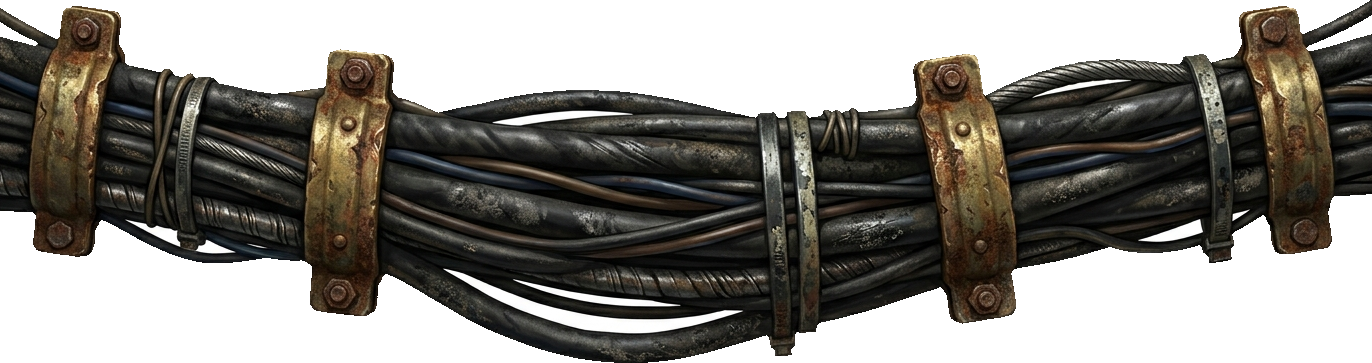
#> input picture fundo_ferro_standalone/assets/pipes/cabos_eletricos_industrial_v1.png, 1372 x 363 px, given in place of passarela_travessia_v1_1791341778952.jpg, which was not available
$ python gerar_passarela_final.py
#> lines starting #> are read from the running program, lines starting #| are printed output that depends on the picture; after the words box and inside, x2 and y2 are one past the last pixel; in counts of white or black regions, pixels touching at a corner belong together; pictures that were not available may be replaced by others from this repository, and a replacement may not be noted
import os
import shutil
import numpy as np
from PIL import Image, ImageFilter
from scipy.ndimage import binary_erosion, binary_fill_holes, label

ROOTS = [
    r"c:\Users\Usuario\Documents\jogo\fundo_ferro_standalone\assets\pipes",
    r"c:\Users\Usuario\Documents\jogo\assets\pipes",
]

src_path = r"C:\Users\Usuario\.gemini\antigravity\brain\24487463-0c7d-44b2-91e8-4982c2631f5b\passarela_travessia_v1_1791341778952.jpg"
im = Image.open(src_path).convert("RGBA")
#> im is the input picture: PIL image 1372x363 RGBA; mean R, G, B, A 136.6, 133.5, 128, 150.9
arr = np.array(im, dtype=np.float32)
r, g, b, a = arr[:, :, 0], arr[:, :, 1], arr[:, :, 2], arr[:, :, 3]
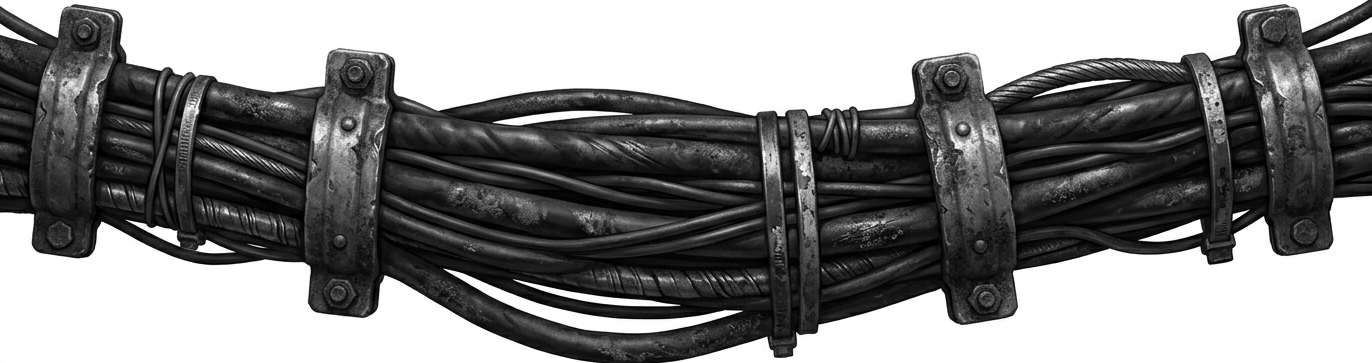
#> g: shape (363, 1372) float32; min 0, max 255, mean 133.5
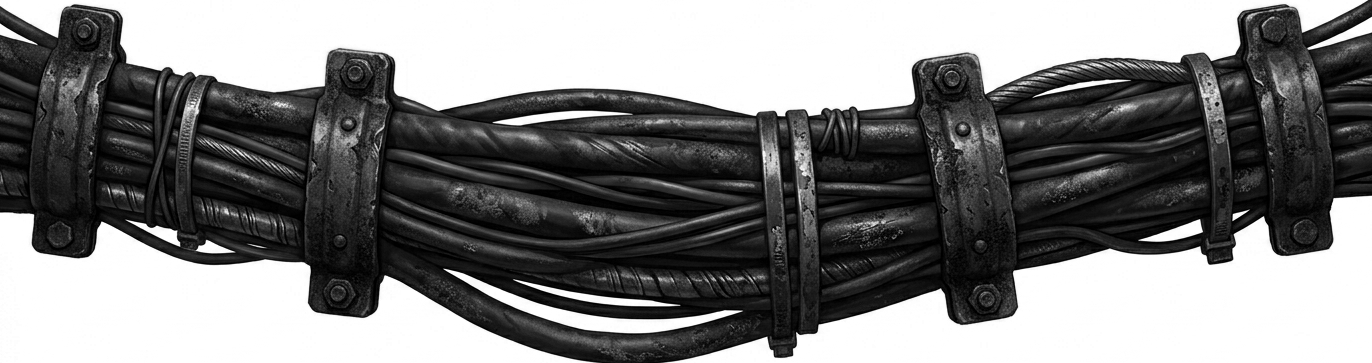
#> b: shape (363, 1372) float32; min 0, max 255, mean 128
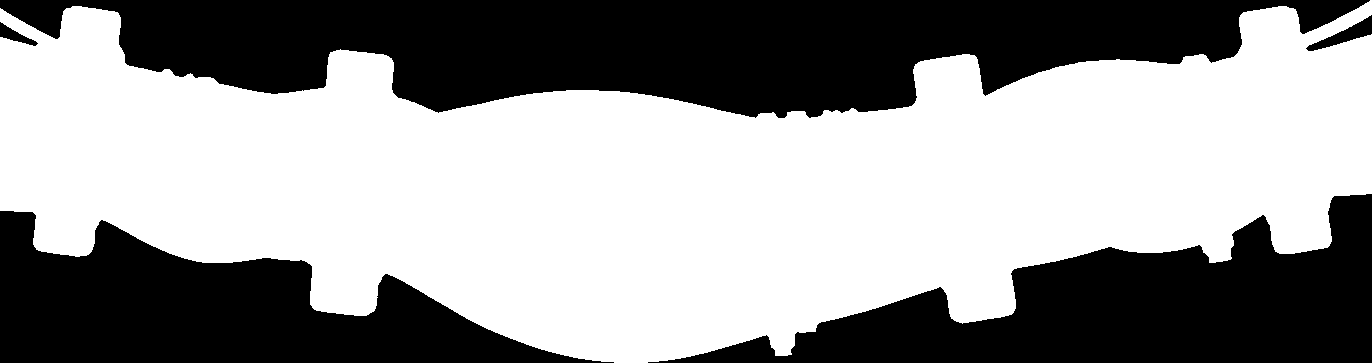
#> a: shape (363, 1372) float32; 59.2% white; 5 black regions, box (x1, y1, x2, y2) and area: (0, 0, 1370, 118) 99367, (648, 194, 1372, 363) 55202, (0, 211, 614, 363) 47726, (1306, 15, 1372, 51) 752, (0, 22, 38, 46) 334

# 1. Detectar magenta rigorosamente
# R e B altos, G bem baixo
is_mag = (r > 115) & (b > 115) & ((np.minimum(r, b) - g) > 50)
#> is_mag: shape (363, 1372) bool; every value is 0

# Mascara do objeto
mask = ~is_mag
#> mask: shape (363, 1372) bool; every value is 1

# Erosao de 2 pixels para eliminar halos de compressao
mask_clean = binary_erosion(mask, iterations=2)
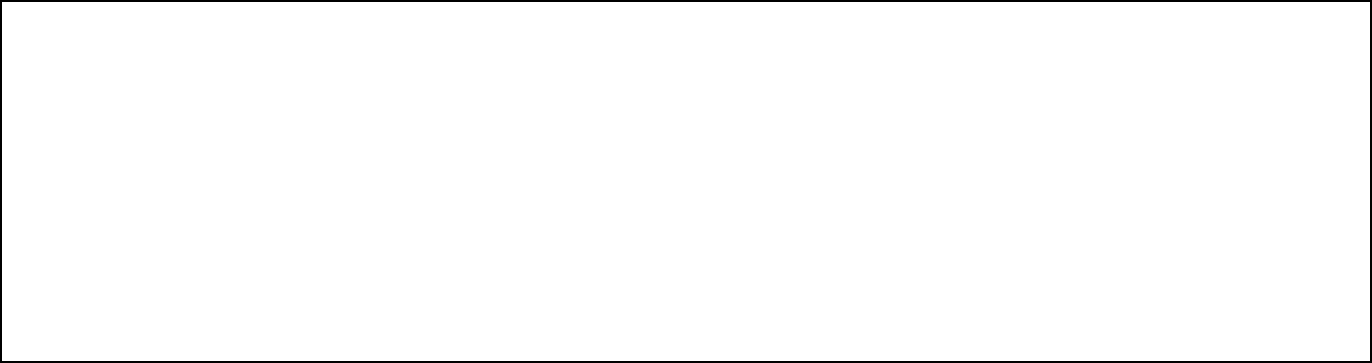
#> mask_clean: shape (363, 1372) bool; 98.6% white; 1 black region, box (x1, y1, x2, y2) and area: (0, 0, 1372, 363) 6924

# Despill: onde R e B dominam G, atenuar R e B para remover qualquer fringe rosado
excess = np.maximum(0.0, np.minimum(r, b) - g)
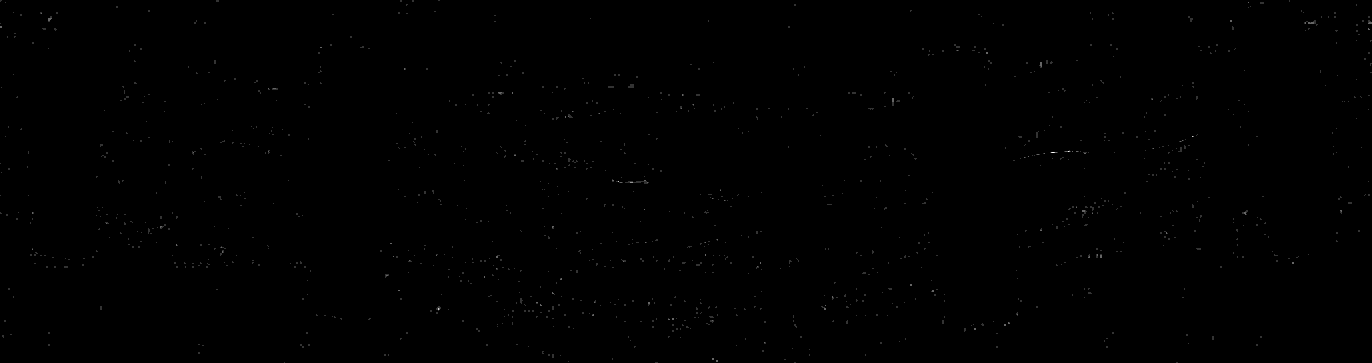
#> excess: shape (363, 1372) float32; min 0, max 5, mean 0.00767; drawn with min black and max white
r_clean = np.clip(r - excess * 0.98, 0, 255)
b_clean = np.clip(b - excess * 0.98, 0, 255)

out_arr = np.dstack([
    r_clean.astype(np.uint8),
    g.astype(np.uint8),
    b_clean.astype(np.uint8),
    (mask_clean * 255).astype(np.uint8)
])
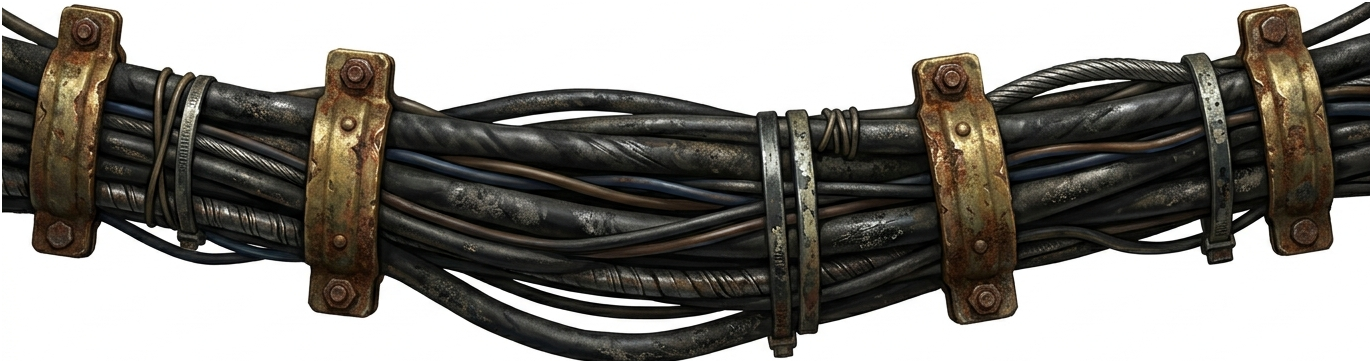
#> out_arr: shape (363, 1372, 4); mean of channels 0, 1, 2, 3 136.6, 133.5, 128, 251.5; transparent parts drawn white

out_img = Image.fromarray(out_arr)

# Crop na bounding box
bbox = out_img.split()[-1].getbbox()
#> bbox = (2, 2, 1370, 361)
out_cropped = out_img.crop(bbox)
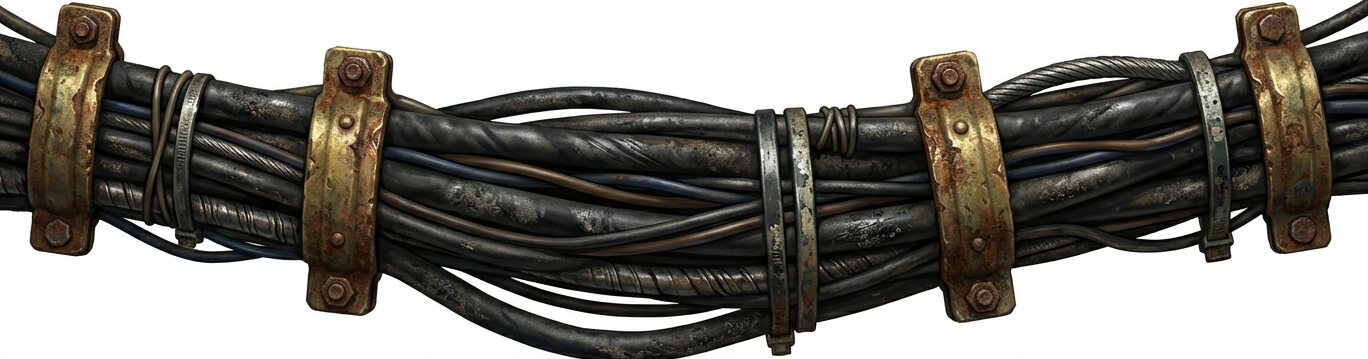
#> out_cropped: PIL image 1368x359 RGBA; mean R, G, B, A 135.3, 132.2, 126.7, 255
w, h = out_cropped.size
#> w = 1368; h = 359
print(f"Passarela recortada: {w}x{h}")
#| Passarela recortada: 1368x359

# 2. Gerar sombra de contato suave separada
# A sombra deve se concentrar nas bases dos pilares e sob a plataforma
# Criar mapa de sombra a partir do canal alpha
alpha_arr = np.array(out_cropped.split()[-1], dtype=np.float32)
#> alpha_arr: shape (359, 1368) float32; every value is 255
# Sombra projetada: achatada verticalmente e concentrada no chao (na base dos pilares e rampas)
sh_img = out_cropped.split()[-1].resize((w, int(h * 0.28)), Image.Resampling.BILINEAR)
#> sh_img: PIL image 1368x100 L; every value is 255
sh_arr = np.array(sh_img, dtype=np.float32) * 0.50
#> sh_arr: shape (100, 1368) float32; every value is 127.5
z = np.zeros_like(sh_arr, dtype=np.uint8)
shadow = Image.fromarray(np.dstack([z, z, z, sh_arr.astype(np.uint8)])).filter(ImageFilter.GaussianBlur(4))

prompt_text = open(r"scratch/prompts/passarela_travessia_v1.txt", "w", encoding="utf-8")
p_content = """A short steel walkway bridge crossing over a large horizontal pipe, isometric 3/4 view. Two ramped approaches with chevron-patterned plates, a central grated platform raised above the pipe, riveted side railings with posts and cross bars, two heavy iron pillars bolted to the floor. The pipe passes underneath, visible through the grate gaps. Rusted dark iron, aged brass bolts, pure magenta background #FF00FF."""
prompt_text.write(p_content)
prompt_text.close()

asset_name = "passarela_travessia_completa_v1.png"
sombra_name = "passarela_travessia_completa_v1_sombra.png"
txt_name = "passarela_travessia_completa_v1.txt"

for root in ROOTS:
    os.makedirs(root, exist_ok=True)
    out_cropped.save(os.path.join(root, asset_name))
    shadow.save(os.path.join(root, sombra_name))
    with open(os.path.join(root, txt_name), "w", encoding="utf-8") as f:
        f.write(p_content)

print("Passarela salva em ambas as pastas de assets!")

$ run again, on fundo_ferro_standalone/assets/pipes/cano_berco_apoio.png
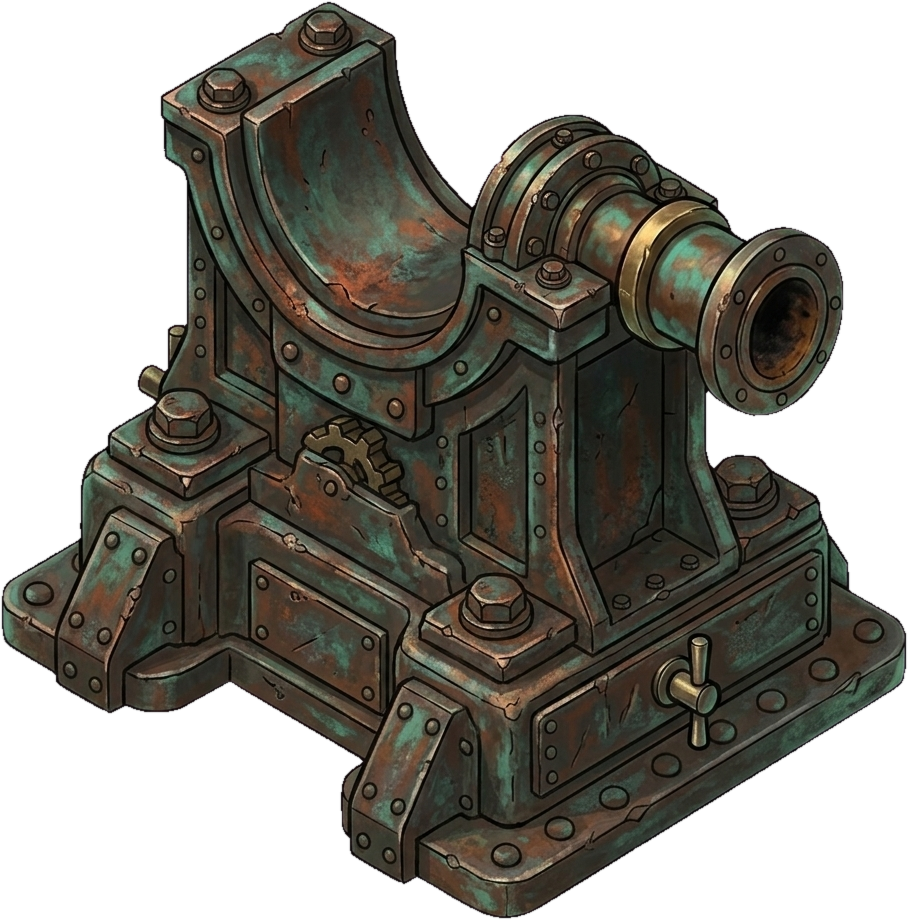
#> input picture fundo_ferro_standalone/assets/pipes/cano_berco_apoio.png, 908 x 920 px, given in place of passarela_travessia_v1_1791341778952.jpg, which was not available
#> im is the input picture: PIL image 908x920 RGBA; mean R, G, B, A 45.6, 36.9, 35.1, 148
#> is_mag: shape (920, 908) bool; every value is 0
#> mask: shape (920, 908) bool; every value is 1
#> `mask_clean = binary_erosion(mask, iterations=2)`:
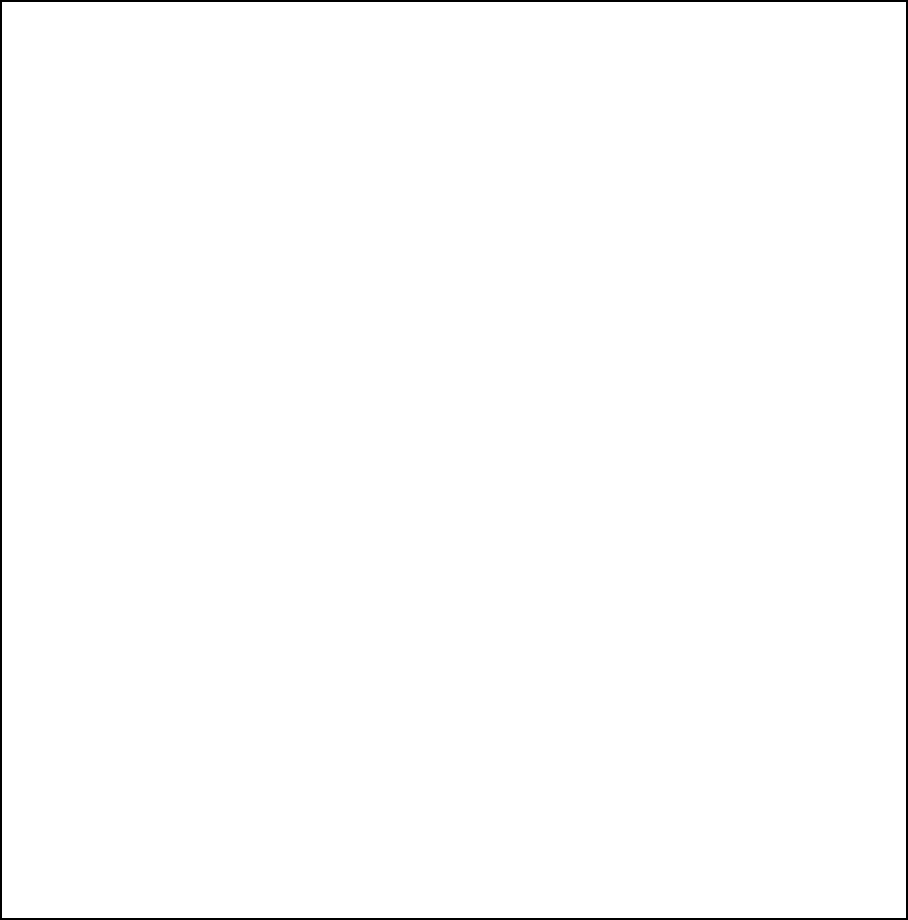
#> mask_clean: shape (920, 908) bool; 99.1% white; 1 black region, box (x1, y1, x2, y2) and area: (0, 0, 908, 920) 7296
#> bbox = (2, 2, 906, 918)
#> `out_cropped = out_img.crop(bbox)`:
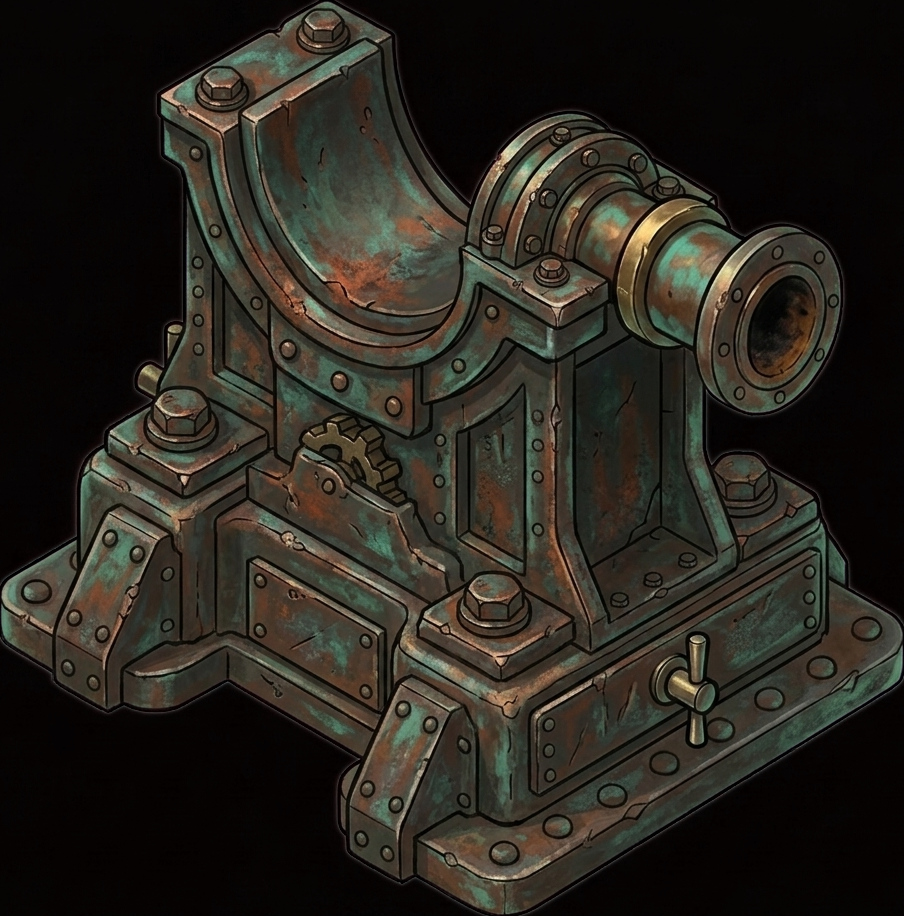
#> out_cropped: PIL image 904x916 RGBA; mean R, G, B, A 41, 37.2, 30.4, 255
#| Passarela recortada: 904x916
#> alpha_arr: shape (916, 904) float32; every value is 255
#> sh_img: PIL image 904x256 L; every value is 255
#> sh_arr: shape (256, 904) float32; every value is 127.5
